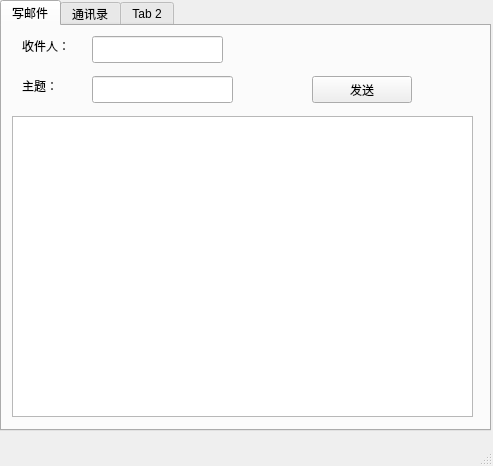
<?xml version="1.0" encoding="UTF-8"?>
<ui version="4.0">
 <class>MainWindow</class>
 <widget class="QMainWindow" name="MainWindow">
  <property name="geometry">
   <rect>
    <x>0</x>
    <y>0</y>
    <width>493</width>
    <height>466</height>
   </rect>
  </property>
  <property name="windowTitle">
   <string>MainWindow</string>
  </property>
  <widget class="QWidget" name="centralwidget">
   <widget class="QTabWidget" name="tabWidget">
    <property name="geometry">
     <rect>
      <x>0</x>
      <y>0</y>
      <width>491</width>
      <height>431</height>
     </rect>
    </property>
    <property name="toolTip">
     <string>&lt;html&gt;&lt;head/&gt;&lt;body&gt;&lt;p&gt;&lt;br/&gt;&lt;/p&gt;&lt;/body&gt;&lt;/html&gt;</string>
    </property>
    <property name="currentIndex">
     <number>0</number>
    </property>
    <widget class="QWidget" name="tab">
     <attribute name="title">
      <string>写邮件</string>
     </attribute>
     <widget class="QTextEdit" name="textEdit">
      <property name="geometry">
       <rect>
        <x>10</x>
        <y>90</y>
        <width>461</width>
        <height>301</height>
       </rect>
      </property>
     </widget>
     <widget class="QLineEdit" name="lineEdit">
      <property name="geometry">
       <rect>
        <x>90</x>
        <y>10</y>
        <width>131</width>
        <height>27</height>
       </rect>
      </property>
     </widget>
     <widget class="QLabel" name="label">
      <property name="geometry">
       <rect>
        <x>20</x>
        <y>10</y>
        <width>76</width>
        <height>19</height>
       </rect>
      </property>
      <property name="text">
       <string>收件人：</string>
      </property>
     </widget>
     <widget class="QLabel" name="label_2">
      <property name="geometry">
       <rect>
        <x>20</x>
        <y>50</y>
        <width>76</width>
        <height>19</height>
       </rect>
      </property>
      <property name="text">
       <string>主题：</string>
      </property>
     </widget>
     <widget class="QLineEdit" name="lineEdit_2">
      <property name="geometry">
       <rect>
        <x>90</x>
        <y>50</y>
        <width>141</width>
        <height>27</height>
       </rect>
      </property>
     </widget>
     <widget class="QPushButton" name="pushButton">
      <property name="geometry">
       <rect>
        <x>310</x>
        <y>50</y>
        <width>100</width>
        <height>27</height>
       </rect>
      </property>
      <property name="text">
       <string>发送</string>
      </property>
     </widget>
    </widget>
    <widget class="QWidget" name="tab_3">
     <attribute name="title">
      <string>通讯录</string>
     </attribute>
     <widget class="QListView" name="listView">
      <property name="geometry">
       <rect>
        <x>50</x>
        <y>40</y>
        <width>381</width>
        <height>291</height>
       </rect>
      </property>
     </widget>
    </widget>
    <widget class="QWidget" name="tab_2">
     <attribute name="title">
      <string>Tab 2</string>
     </attribute>
    </widget>
   </widget>
  </widget>
  <widget class="QMenuBar" name="menubar">
   <property name="geometry">
    <rect>
     <x>0</x>
     <y>0</y>
     <width>493</width>
     <height>24</height>
    </rect>
   </property>
  </widget>
  <widget class="QStatusBar" name="statusbar"/>
 </widget>
 <resources/>
 <connections/>
</ui>
